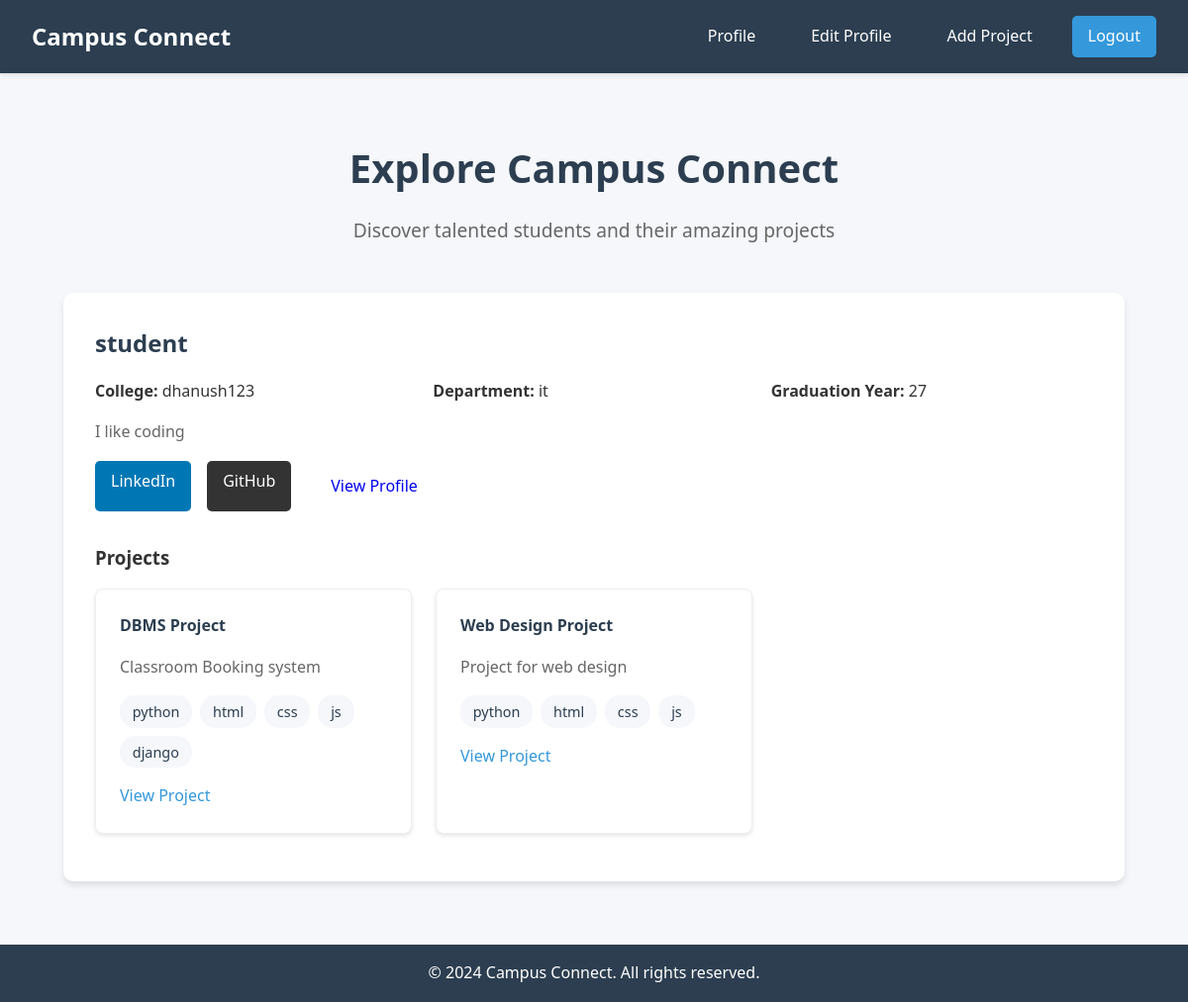
Page /explore (signed in) on the committed database.
### app.py (models this page shows)
class User(UserMixin, db.Model):
    id = db.Column(db.Integer, primary_key=True)
    username = db.Column(db.String(80), unique=True, nullable=False)
    email = db.Column(db.String(120), unique=True, nullable=False)
    password_hash = db.Column(db.String(120), nullable=False)
    college_name = db.Column(db.String(200))
    department = db.Column(db.String(100))
    graduation_year = db.Column(db.Integer)
    bio = db.Column(db.Text)
    linkedin_url = db.Column(db.String(200))
    github_url = db.Column(db.String(200))
    projects = db.relationship('Project', backref='author', lazy=True)

class Project(db.Model):
    id = db.Column(db.Integer, primary_key=True)
    title = db.Column(db.String(100), nullable=False)
    description = db.Column(db.Text, nullable=False)
    project_url = db.Column(db.String(200))
    technologies = db.Column(db.String(200))
    completion_date = db.Column(db.String(50))
    user_id = db.Column(db.Integer, db.ForeignKey('user.id'), nullable=False)

### app.py (the view)
@app.route('/explore')
def explore():
    users = User.query.all()
    return render_template('explore.html', users=users)

### app.py (called while the page is built)
@login_manager.user_loader
def load_user(user_id):
    return User.query.get(int(user_id))

### templates/explore.html (shortened to what this page needs)
{% extends "base.html" %}
{% block content %}
<div class="explore-page">
    <div class="explore-header">
        <h1>Explore Campus Connect</h1>
        <p>Discover talented students and their amazing projects</p>
    </div>
    <div class="explore-content">
        {% for user in users %}
        <div class="user-card">
            <div class="user-info">
                <h2>{{ user.username }}</h2>
                <div class="user-details">
                    <p><strong>College:</strong> {{ user.college_name or 'Not specified' }}</p>
                    <p><strong>Department:</strong> {{ user.department or 'Not specified' }}</p>
                    <p><strong>Graduation Year:</strong> {{ user.graduation_year or 'Not specified' }}</p>
                </div>
                {% if user.bio %}
                <div class="user-bio">
                    <p>{{ user.bio }}</p>
                </div>
                {% endif %}
                <div class="user-links">
                    {% if user.linkedin_url %}
                    <a href="{{ user.linkedin_url }}" class="social-link linkedin" target="_blank">LinkedIn</a>
                    {% endif %}
                    {% if user.github_url %}
                    <a href="{{ user.github_url }}" class="social-link github" target="_blank">GitHub</a>
                    {% endif %}
                    <a href="{{ url_for('user_profile', username=user.username) }}" class="btn btn-outline">View Profile</a>
                </div>
            </div>
            {% if user.projects %}
            <div class="user-projects">
                <h3>Projects</h3>
                <div class="projects-carousel">
                    {% for project in user.projects %}
                    <div class="project-card">
                        <div class="project-header">
                            <h4>{{ project.title }}</h4>
                        </div>
                        <p class="project-description">{{ project.description }}</p>
                        {% if project.technologies %}
                        <div class="technologies-container">
                            <div class="technologies-list">
                                {% for tech in project.technologies.split(',') %}
                                <span class="technology-tag">{{ tech.strip() }}</span>
                                {% endfor %}
                            </div>
                        </div>
                        {% endif %}
                        {% if project.project_url %}
                        <a href="{{ project.project_url }}" class="project-link" target="_blank">View Project</a>
                        {% endif %}
                    </div>
                    {% endfor %}
                </div>
            </div>
            {% endif %}
        </div>
        {% endfor %}
    </div>
</div>
{% endblock %}

### templates/base.html (style rules this page uses)
:root { --primary-color: #3498db; --primary-dark: #2980b9; --secondary-color: #2c3e50; --background-color: #f5f7fa; --text-color: #333; --border-color: #e1e4e8; --error-color: #dc3545; --error-bg: #f8d7da; --error-border: #f5c6cb; --border-radius: 10px; --border-radius-sm: 5px; --shadow-sm: 0 2px 4px rgba(0, 0, 0, 0.1); --shadow-md: 0 4px 6px rgba(0, 0, 0, 0.1); --focus-shadow: 0 0 0 3px rgba(52, 152, 219, 0.1); --transition: all 0.3s ease; }
* { margin: 0; padding: 0; box-sizing: border-box; }
body { font-family: 'Segoe UI', Tahoma, Geneva, Verdana, sans-serif; line-height: 1.6; color: var(--text-color); background-color: var(--background-color); min-height: 100vh; display: flex; flex-direction: column; }
.btn { display: inline-block; padding: 0.8rem 1.5rem; border-radius: var(--border-radius-sm); text-decoration: none; font-weight: 500; cursor: pointer; transition: var(--transition); }

### templates/explore.html (style rules this page uses)
.explore-page { max-width: 1200px; margin: 0 auto; padding: 2rem; }
.explore-header { text-align: center; margin-bottom: 3rem; }
.explore-header h1 { color: var(--secondary-color); font-size: 2.5rem; margin-bottom: 1rem; }
.explore-header p { color: #666; font-size: 1.2rem; }
.explore-content { display: flex; flex-direction: column; gap: 2rem; }
.user-card { background: white; border-radius: 10px; box-shadow: var(--shadow-md); padding: 2rem; transition: var(--transition); }
.user-info { margin-bottom: 2rem; }
.user-info h2 { color: var(--secondary-color); margin-bottom: 1rem; }
.user-details { display: grid; grid-template-columns: repeat(auto-fit, minmax(200px, 1fr)); gap: 1rem; margin-bottom: 1rem; }
.user-bio { margin-bottom: 1rem; color: #666; }
.user-links { display: flex; gap: 1rem; flex-wrap: wrap; }
.social-link { padding: 0.5rem 1rem; border-radius: 5px; text-decoration: none; color: white; font-weight: 500; transition: var(--transition); }
.social-link.linkedin { background-color: #0077b5; }
.social-link.github { background-color: #333; }
.projects-carousel { display: grid; grid-template-columns: repeat(auto-fill, minmax(300px, 1fr)); gap: 1.5rem; padding: 1rem 0; }
.project-card { background: white; border-radius: 8px; padding: 1.5rem; box-shadow: var(--shadow-sm); border: 1px solid #eee; }
.project-header { display: flex; justify-content: space-between; align-items: flex-start; margin-bottom: 1rem; }
.project-header h4 { color: var(--secondary-color); margin: 0; }
.project-description { margin-bottom: 1rem; color: #666; }
.technologies-list { display: flex; flex-wrap: wrap; gap: 0.5rem; margin-bottom: 1rem; }
.technology-tag { background: var(--background-color); color: var(--secondary-color); padding: 0.3rem 0.8rem; border-radius: 15px; font-size: 0.9rem; }
.project-link { color: var(--primary-color); text-decoration: none; display: inline-flex; align-items: center; gap: 0.5rem; }

### rows in the picture
User: username "student", college_name "dhanush123", department "it", graduation_year "27", bio "I like coding"
Project: title "DBMS Project", description "Classroom Booking system", strip "python" "html" "css" "js" "django"
Project: title "Web Design Project", description "Project for web design", strip "python" "html" "css" "js"
